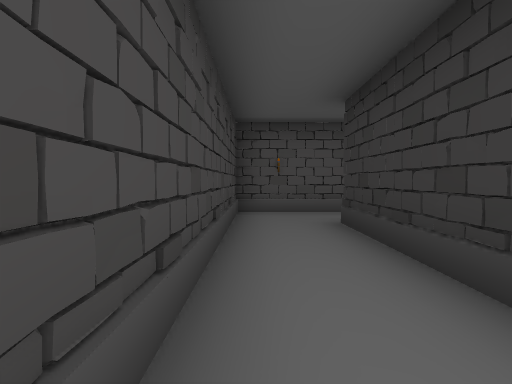
View 1 (above)

24 first-person views from a walk through a Unity game level. The camera is 1.4 m above the floor, tilts 2° down and sees 75° across. The floor is counted in squares, 2 m on a side. Each view is taken from the middle of a square. On the plan, view 1 faces up. The plan holds only what a view shows up to about 10 squares ahead; the rest is blank. The place goes on beyond the plan.

View 2
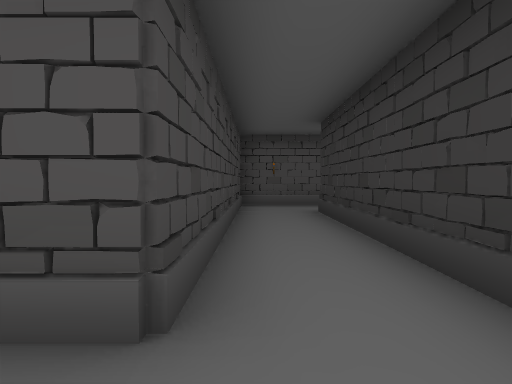

View 3
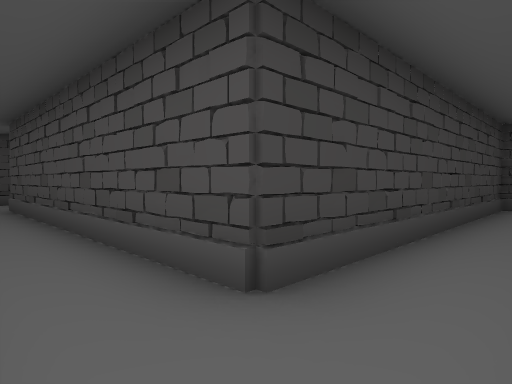

View 4
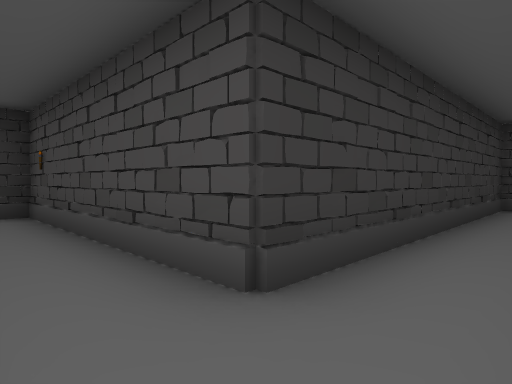

View 5
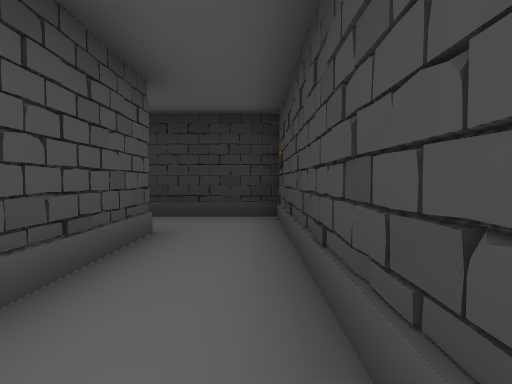

View 6
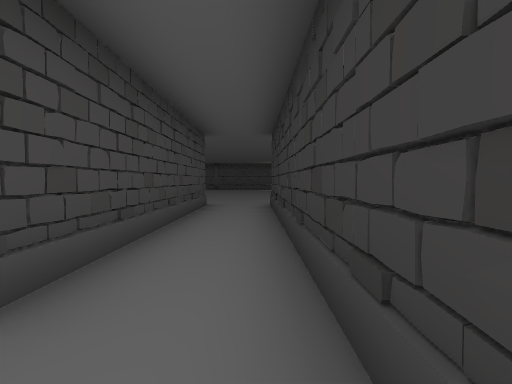

View 7
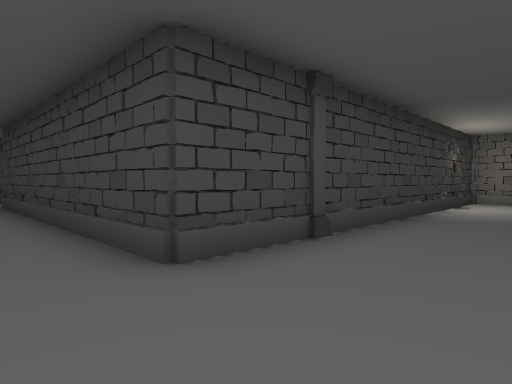

View 8
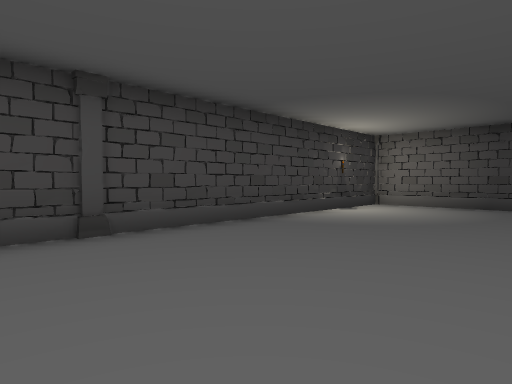

View 9
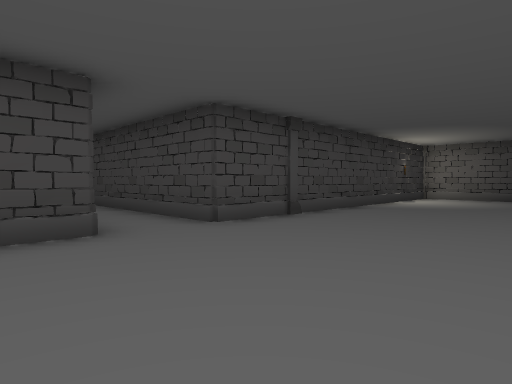

View 10
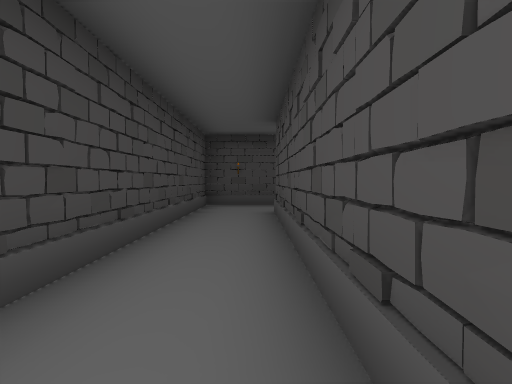

View 11
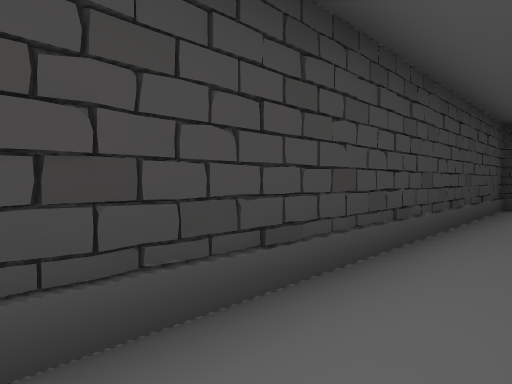

View 12
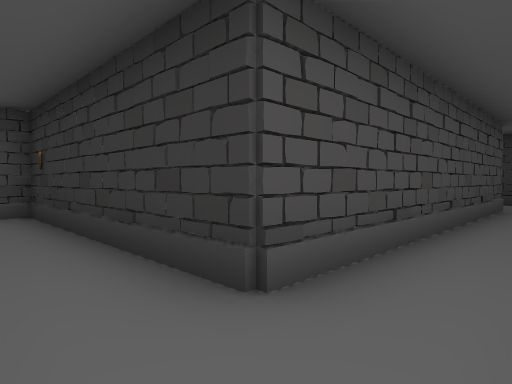

View 13
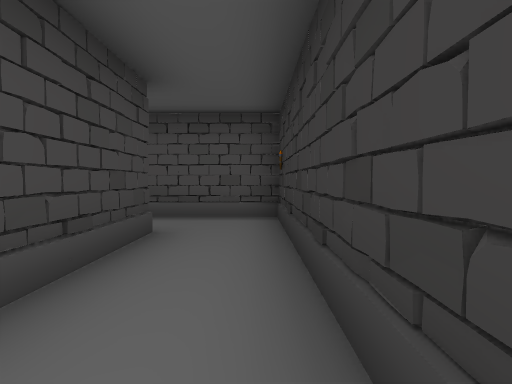

View 14
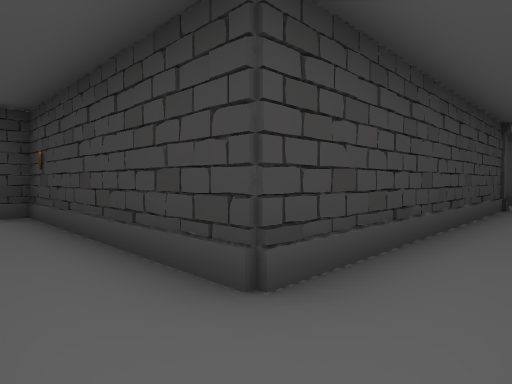

View 15
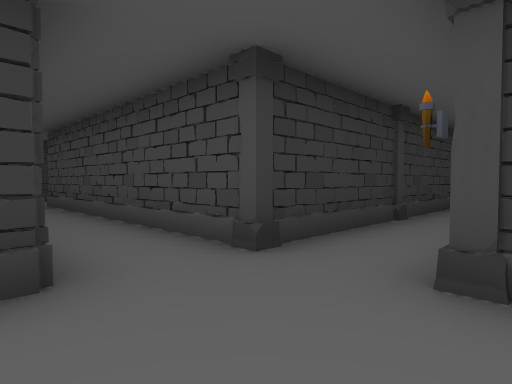

View 16
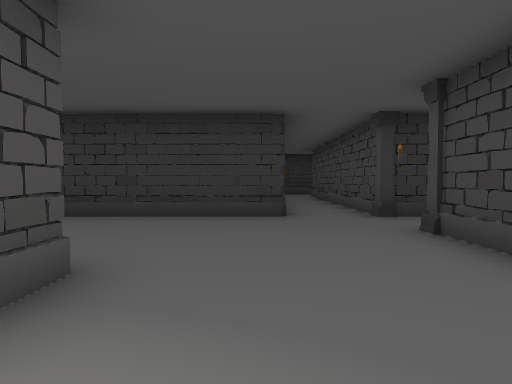

View 17
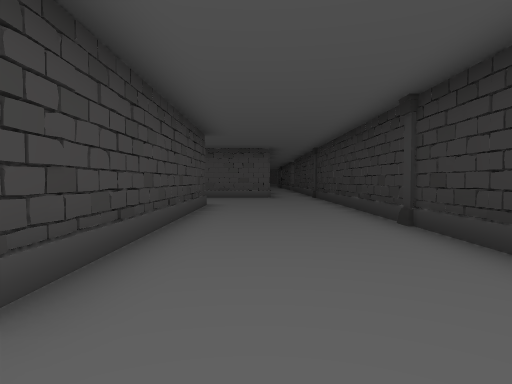

View 18
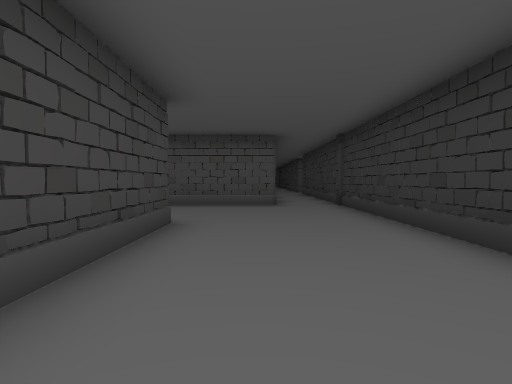

View 19
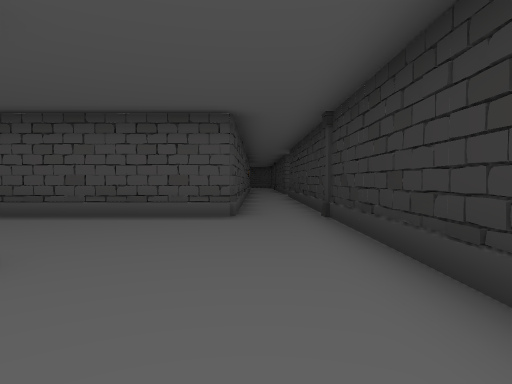

View 20
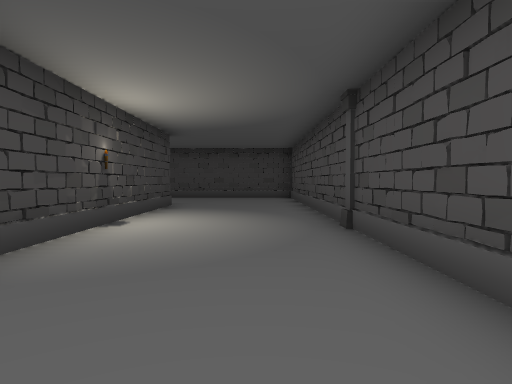

View 21
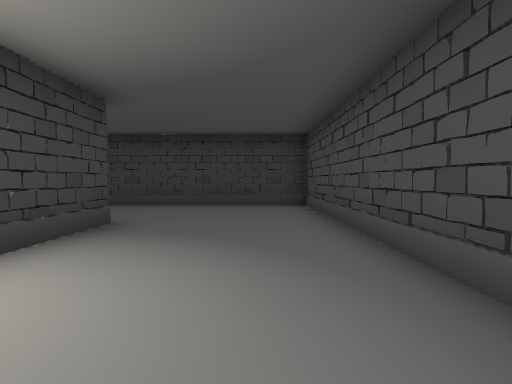

View 22
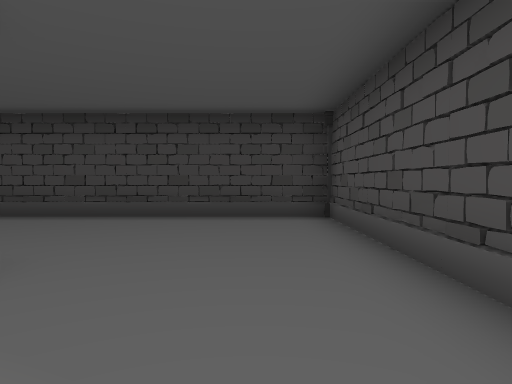

View 23
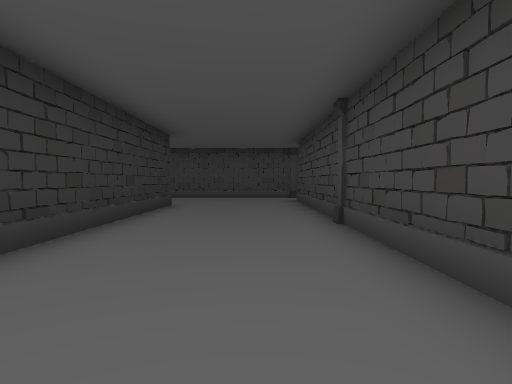

View 24
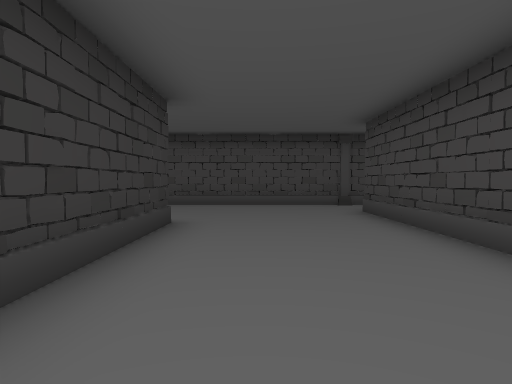

### Floor plan
Points are (right, up) in squares from view 1. A wall is a line through its corners. A room is listed if a view was taken in it or the views show most of it. See-through windows are left out.
Room 1 (views 1, 2, 3, 4, 5, 6, 7, 8, 9)
walls: (4.5, 15.6) (5.6, 15.6); (5.1, 15.7) (5.6, 15.5) (5.6, 7.4) (-0.4, 7.4) (-0.4, -0.6); (-4.4, 18.9) (-4.4, 15.6) (2.6, 15.6); (1.4, 5.6) (7.4, 5.6) (7.4, 15.6) (8.5, 15.6); (1.7, 1.5) (1.1, 1.6); (-0.3, 0) (-0.5, -0.6); (1.4, -2.5) (1.4, 5.5) (2.6, 5.5)
ways out: opening at (0, -1.5) to room 2
objects: column (3, 15) to (4, 15)
Room 2 (views 10, 11, 12, 13, 14, 15, 16, 17, 18, 19, 20, 21, 22, 23, 24)
walls: (-22.5, 7.4) (-23.3, 7.4); (-18.6, 5.4) (-18.6, 18.4); (-21.9, 3.6) (-20.6, 3.6); (-22.4, 15.5) (-22.4, 7.8); (-17.6, 3.6) (-10.4, 3.6); (-30.6, 7.5) (-30.6, 13.9); (-30.1, 3.8) (-29.5, 3.8); (-18.6, -0.4) (-18.6, 2.6); (-30.5, 15.6) (-24.1, 15.6); (-32.2, 3.7) (-31.5, 3.7); (-20.4, 20.5) (-20.4, 19.4) (-34.4, 19.4) (-34.4, 12.6); (-10.9, 3.7) (-10.4, 3.5) (-10.4, -2.4) (-1.1, -2.4); (-34.4, 10.6) (-34.4, 5.5); (-33.5, 3.6) (-29.5, 3.6); (-10.7, 2.7) (-10.2, 2.6); (-8.4, 3.4) (-8.8, 3.5); (-8.3, 0.6) (-8.8, 0.8); (-0.5, -0.6) (-8.6, -0.6) (-8.6, 5.4) (-11.1, 5.4)
ways out: opening at (0, -1.5) to room 1; opening at (-19.5, 0.5)
objects: column (-35, 3) to (-34, 3); column (-35, 20) to (-34, 20); column (-26, 20); column (-20, 4); column (-18, 0); column (-18, 3); column (-18, 11); column (-18, 19) to (-18, 20)

Where each view was taken, in squares from view 1:
view 1: 0 up, 0 right, facing up
view 2: 2 down, 0 right, facing up
view 3: 2 down, 1 right, facing up-left
view 4: 7 up, 0 right, facing down-right
view 5: 6 up, 1 right, facing right
view 6: 6 up, 7 right, facing up
view 7: 18 up, 7 right, facing down-left
view 8: 20 up, 5 right, facing down-left
view 9: 20 up, 9 right, facing down-left
view 10: 1 down, 1 left, facing left
view 11: 1 down, 1 left, facing down-left
view 12: 2 down, 10 left, facing up-right
view 13: 1 down, 9 left, facing up
view 14: 5 up, 9 left, facing down-left
view 15: 6 up, 21 left, facing down-right
view 16: 6 up, 25 left, facing right
view 17: 6 up, 21 left, facing up
view 18: 10 up, 21 left, facing up
view 19: 13 up, 20 left, facing up
view 20: 18 up, 21 left, facing left
view 21: 18 up, 25 left, facing left
view 22: 18 up, 28 left, facing left
view 23: 17 up, 33 left, facing down
view 24: 13 up, 32 left, facing down
